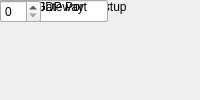
<?xml version="1.0" encoding="UTF-8"?>
<ui version="4.0">
 <class>MainWindow</class>
 <widget class="QMainWindow" name="MainWindow">
  <property name="windowTitle"><string>One GbE</string></property>
  <widget class="QWidget" name="centralwidget">
   <!-- NOTE: this is a simplified structural mirror of the generated
        <module>_ui.py, not a full round-trip Designer file. Regenerate
        both from the same spec if you need to edit layout by hand. -->
       <widget class="QLabel" name="label_name">
     <property name="text"><string>Block name</string></property>
    </widget>
       <widget class="QLineEdit" name="name">
     <property name="toolTip"><string>A name you choose for this block instance, e.g. to note what it's used for in this design. Shown below the block on the diagram.</string></property>
    </widget>
       <widget class="QLabel" name="label_local_en">
     <property name="text"><string>Enable fabric on startup</string></property>
    </widget>
       <widget class="QCheckBox" name="local_en"/>
       <widget class="QLabel" name="label_dis_cpu_rx">
     <property name="text"><string>Disable CPU Rx</string></property>
    </widget>
       <widget class="QCheckBox" name="dis_cpu_rx"/>
       <widget class="QLabel" name="label_dis_cpu_tx">
     <property name="text"><string>Disable CPU Tx</string></property>
    </widget>
       <widget class="QCheckBox" name="dis_cpu_tx"/>
       <widget class="QLabel" name="label_cpu_promiscuous">
     <property name="text"><string>CPU Promiscuous</string></property>
    </widget>
       <widget class="QCheckBox" name="cpu_promiscuous"/>
       <widget class="QLabel" name="label_local_mac">
     <property name="text"><string>Fabric MAC Address</string></property>
    </widget>
       <widget class="QLineEdit" name="local_mac"/>
       <widget class="QLabel" name="label_local_ip">
     <property name="text"><string>Fabric IP Address</string></property>
    </widget>
       <widget class="QLineEdit" name="local_ip"/>
       <widget class="QLabel" name="label_local_port">
     <property name="text"><string>Fabric UDP Port</string></property>
    </widget>
       <widget class="QSpinBox" name="local_port"/>
       <widget class="QLabel" name="label_local_gateway">
     <property name="text"><string>Fabric Gateway</string></property>
    </widget>
       <widget class="QSpinBox" name="local_gateway"/>
  </widget>
 </widget>
 <resources/>
 <connections/>
</ui>
